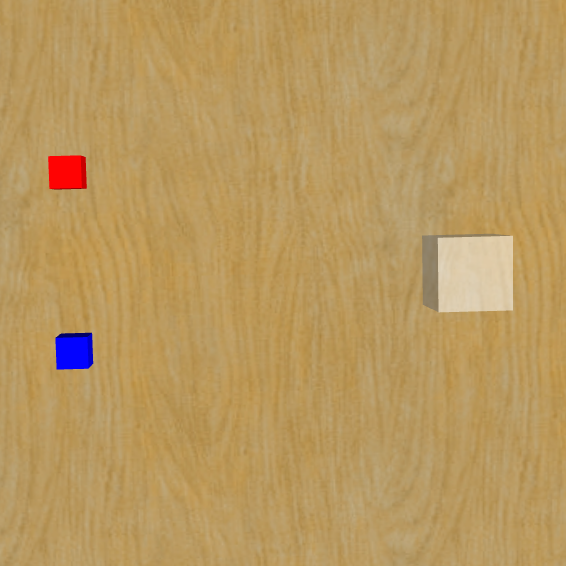
#> input picture results/table-view.png, 566 x 566 px
$ python image_processing.py
#> lines starting #> are read from the running program, lines starting #| are printed output that depends on the picture; after the words box and inside, x2 and y2 are one past the last pixel; in counts of white or black regions, pixels touching at a corner belong together; long printed decimals are rounded
import cv2
#import matplotlib.pyplot as plt
import numpy as np

#read in captured table image
im = cv2.imread('./table-view.png')
#> im is the input picture: shape (566, 566, 3); mean B, G, R 95.5, 152.6, 185.2

#convert to HSV for masks
im_hsv = cv2.cvtColor(im,cv2.COLOR_BGR2HSV)
#> im_hsv: shape (566, 566, 3); mean H, S, V 19.7, 125.3, 186.1
light_red = (0, 70, 50)
dark_red = (10, 255, 255)

light_blue = (110, 50, 50)
dark_blue = (130,255, 255)

mask1 = cv2.inRange(im_hsv, light_red, dark_red)
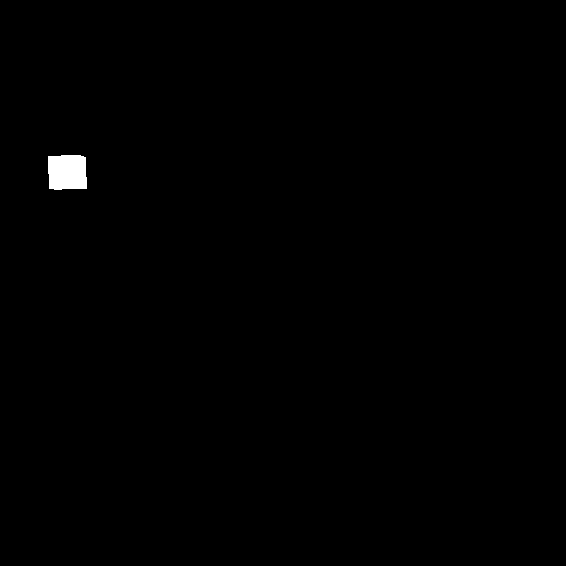
#> mask1: shape (566, 566); 0.4% white; 1 white region, box (x1, y1, x2, y2) and area: (48, 155, 87, 190) 1277
mask2 = cv2.inRange(im_hsv, light_blue, dark_blue)
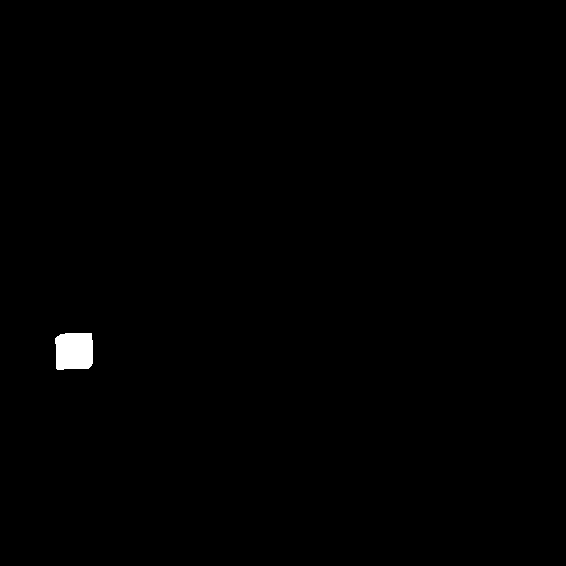
#> mask2: shape (566, 566); 0.41% white; 1 white region, box (x1, y1, x2, y2) and area: (55, 333, 93, 370) 1310

#save mask result
mask3 = mask1 | mask2
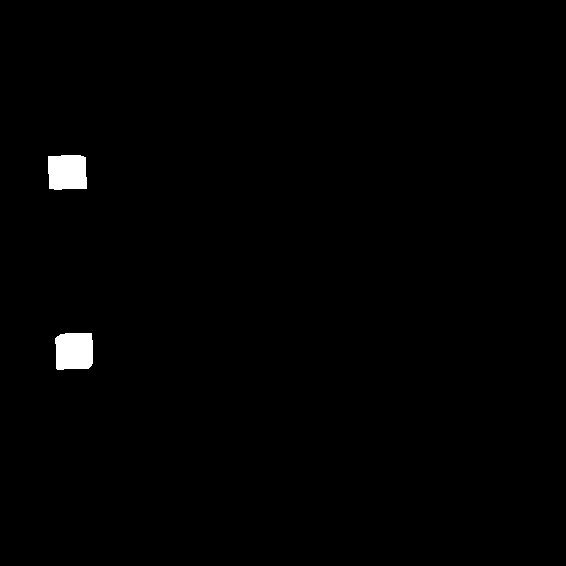
#> mask3: shape (566, 566); 0.81% white; 2 white regions, box (x1, y1, x2, y2) and area: (55, 333, 93, 370) 1310, (48, 155, 87, 190) 1277
result = cv2.bitwise_and(im, im, mask=mask3)
cv2.imwrite('result-mask.png',result)

#conver to grayscale for object detection
result2 = cv2.cvtColor(result, cv2.COLOR_HLS2BGR)
im_gray = cv2.cvtColor(result2, cv2.COLOR_BGR2GRAY)
#blurs lines for continuous contours
tmp = cv2.medianBlur(im_gray, 5)

ret,thresh = cv2.threshold(tmp,1,255,0)
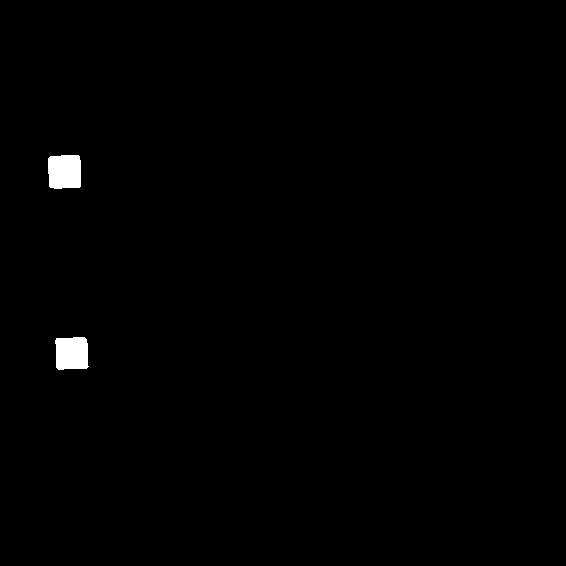
#> thresh: shape (566, 566); 0.64% white; 2 white regions
#plt.imshow(thresh, cmap="gray")
#plt.show()

# Find contours, draw on image and save
contours, hierarchy = cv2.findContours(tmp,cv2.RETR_TREE,cv2.CHAIN_APPROX_SIMPLE)
#> contours = 2 contours; box (x1, y1, x2, y2) and area: (48, 155, 82, 190) 1051, (55, 337, 90, 370) 983
cv2.drawContours(im, contours, -1, (0,255,0), 3)
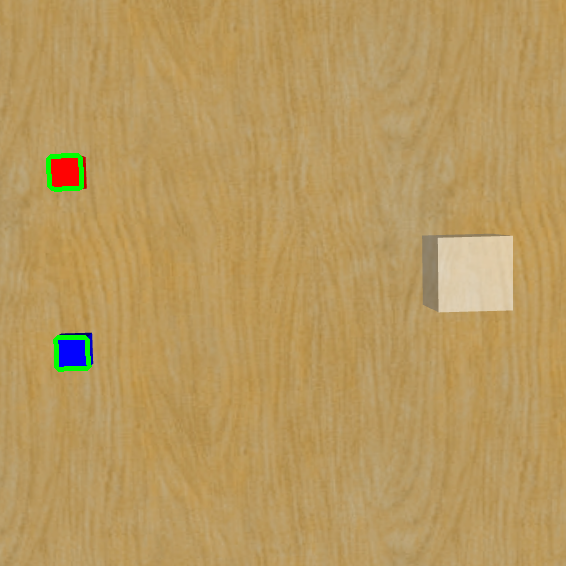
#> im: shape (566, 566, 3); 0.38% of pixels changed, all inside (x1, y1, x2, y2) = (46, 153, 92, 372)
cv2.imwrite('result-contours.png',im)

#w = list()
#fv = list()

#for block in image
for cnt in contours:

    object = cv2.minAreaRect(cnt)
    #calculate angle
    angle = object[-1]

    if angle < -45:
       angle = -(90 + angle)
    else:
       angle = -angle

    print('Object angle: {}'.format(angle))
    print('(x,y) (w,h): {}, {}'.format(object[0], object[1]))
#> this loop made 2 passes
#> (object, angle) on passes 1 to 2: (((71.94, 352.5), (33.05, 32.22), -2.39), 2.39), (((64.5, 172), (34, 33), -90), 0)
#| Object angle: 2.386
#| (x,y) (w,h): (71.938, 352.503), (33.055, 32.222)
#| Object angle: -0.0
#| (x,y) (w,h): (64.5, 172.0), (34.0, 33.0)
    # [9 lines of commented-out code are left out]
'''def lin_map_matrix(FV, W):

    return np.transpose([np.linalg.solve(np.transpose(W), fv) for fv in FV])

#transformation = lin_map_matrix(w, fv)

X = np.array([0.45, 0.4225])

x_scale = 0.00625542 #0.00655039
y_scale = 0.00043971
transformation = np.array([x_scale, 0], [0, y_scale])

print(X.dot(transformation)) '''
